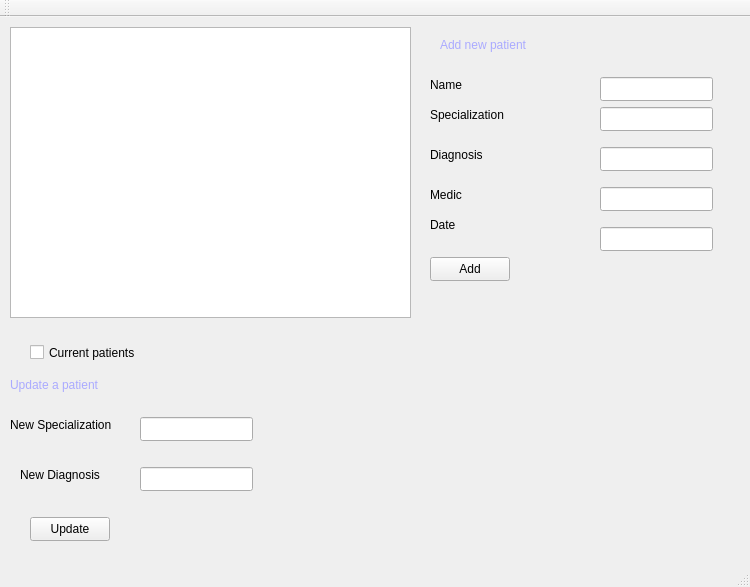
<?xml version="1.0" encoding="UTF-8"?>
<ui version="4.0">
 <class>doctorClass</class>
 <widget class="QMainWindow" name="doctorClass">
  <property name="geometry">
   <rect>
    <x>0</x>
    <y>0</y>
    <width>750</width>
    <height>587</height>
   </rect>
  </property>
  <property name="windowTitle">
   <string>doctor</string>
  </property>
  <widget class="QWidget" name="centralWidget">
   <widget class="QListWidget" name="listWidget">
    <property name="geometry">
     <rect>
      <x>10</x>
      <y>10</y>
      <width>401</width>
      <height>291</height>
     </rect>
    </property>
   </widget>
   <widget class="QCheckBox" name="currentPatientsCheckBox">
    <property name="geometry">
     <rect>
      <x>30</x>
      <y>320</y>
      <width>141</width>
      <height>31</height>
     </rect>
    </property>
    <property name="text">
     <string>Current patients</string>
    </property>
   </widget>
   <widget class="QLabel" name="label">
    <property name="geometry">
     <rect>
      <x>430</x>
      <y>60</y>
      <width>49</width>
      <height>16</height>
     </rect>
    </property>
    <property name="text">
     <string>Name</string>
    </property>
   </widget>
   <widget class="QLabel" name="label_2">
    <property name="geometry">
     <rect>
      <x>430</x>
      <y>90</y>
      <width>81</width>
      <height>16</height>
     </rect>
    </property>
    <property name="text">
     <string>Specialization</string>
    </property>
   </widget>
   <widget class="QLabel" name="label_3">
    <property name="geometry">
     <rect>
      <x>430</x>
      <y>130</y>
      <width>61</width>
      <height>16</height>
     </rect>
    </property>
    <property name="text">
     <string>Diagnosis</string>
    </property>
   </widget>
   <widget class="QLabel" name="label_4">
    <property name="geometry">
     <rect>
      <x>430</x>
      <y>170</y>
      <width>71</width>
      <height>16</height>
     </rect>
    </property>
    <property name="text">
     <string>Medic</string>
    </property>
   </widget>
   <widget class="QLabel" name="label_5">
    <property name="geometry">
     <rect>
      <x>430</x>
      <y>200</y>
      <width>49</width>
      <height>16</height>
     </rect>
    </property>
    <property name="text">
     <string>Date</string>
    </property>
   </widget>
   <widget class="QLineEdit" name="nameLineEdit">
    <property name="geometry">
     <rect>
      <x>600</x>
      <y>60</y>
      <width>113</width>
      <height>24</height>
     </rect>
    </property>
   </widget>
   <widget class="QLineEdit" name="specLineEdit">
    <property name="geometry">
     <rect>
      <x>600</x>
      <y>90</y>
      <width>113</width>
      <height>24</height>
     </rect>
    </property>
   </widget>
   <widget class="QLineEdit" name="diagLineEdit">
    <property name="geometry">
     <rect>
      <x>600</x>
      <y>130</y>
      <width>113</width>
      <height>24</height>
     </rect>
    </property>
   </widget>
   <widget class="QLineEdit" name="medicLineEdit">
    <property name="geometry">
     <rect>
      <x>600</x>
      <y>170</y>
      <width>113</width>
      <height>24</height>
     </rect>
    </property>
   </widget>
   <widget class="QLineEdit" name="dateLineEdit">
    <property name="geometry">
     <rect>
      <x>600</x>
      <y>210</y>
      <width>113</width>
      <height>24</height>
     </rect>
    </property>
   </widget>
   <widget class="QLineEdit" name="newSpecLineEdit">
    <property name="geometry">
     <rect>
      <x>140</x>
      <y>400</y>
      <width>113</width>
      <height>24</height>
     </rect>
    </property>
   </widget>
   <widget class="QLineEdit" name="newDiagLineEdit">
    <property name="geometry">
     <rect>
      <x>140</x>
      <y>450</y>
      <width>113</width>
      <height>24</height>
     </rect>
    </property>
   </widget>
   <widget class="QLabel" name="label_6">
    <property name="geometry">
     <rect>
      <x>10</x>
      <y>400</y>
      <width>101</width>
      <height>16</height>
     </rect>
    </property>
    <property name="text">
     <string>New Specialization</string>
    </property>
   </widget>
   <widget class="QLabel" name="label_7">
    <property name="geometry">
     <rect>
      <x>20</x>
      <y>450</y>
      <width>91</width>
      <height>16</height>
     </rect>
    </property>
    <property name="text">
     <string>New Diagnosis</string>
    </property>
   </widget>
   <widget class="QPushButton" name="updatepushButton">
    <property name="geometry">
     <rect>
      <x>30</x>
      <y>500</y>
      <width>80</width>
      <height>24</height>
     </rect>
    </property>
    <property name="text">
     <string>Update</string>
    </property>
   </widget>
   <widget class="QPushButton" name="addPushButton">
    <property name="geometry">
     <rect>
      <x>430</x>
      <y>240</y>
      <width>80</width>
      <height>24</height>
     </rect>
    </property>
    <property name="text">
     <string>Add</string>
    </property>
   </widget>
   <widget class="QLabel" name="label_9">
    <property name="geometry">
     <rect>
      <x>440</x>
      <y>20</y>
      <width>131</width>
      <height>16</height>
     </rect>
    </property>
    <property name="styleSheet">
     <string notr="true">color: rgb(170, 170, 255);
font: 12pt &quot;Segoe UI&quot;;</string>
    </property>
    <property name="text">
     <string>Add new patient</string>
    </property>
   </widget>
   <widget class="QLabel" name="label_10">
    <property name="geometry">
     <rect>
      <x>10</x>
      <y>360</y>
      <width>131</width>
      <height>16</height>
     </rect>
    </property>
    <property name="styleSheet">
     <string notr="true">color: rgb(170, 170, 255);
font: 12pt &quot;Segoe UI&quot;;</string>
    </property>
    <property name="text">
     <string>Update a patient</string>
    </property>
   </widget>
  </widget>
  <widget class="QMenuBar" name="menuBar">
   <property name="geometry">
    <rect>
     <x>0</x>
     <y>0</y>
     <width>750</width>
     <height>21</height>
    </rect>
   </property>
  </widget>
  <widget class="QToolBar" name="mainToolBar">
   <attribute name="toolBarArea">
    <enum>TopToolBarArea</enum>
   </attribute>
   <attribute name="toolBarBreak">
    <bool>false</bool>
   </attribute>
  </widget>
  <widget class="QStatusBar" name="statusBar"/>
 </widget>
 <layoutdefault spacing="6" margin="11"/>
 <resources>
  <include location="doctor.qrc"/>
 </resources>
 <connections/>
</ui>
